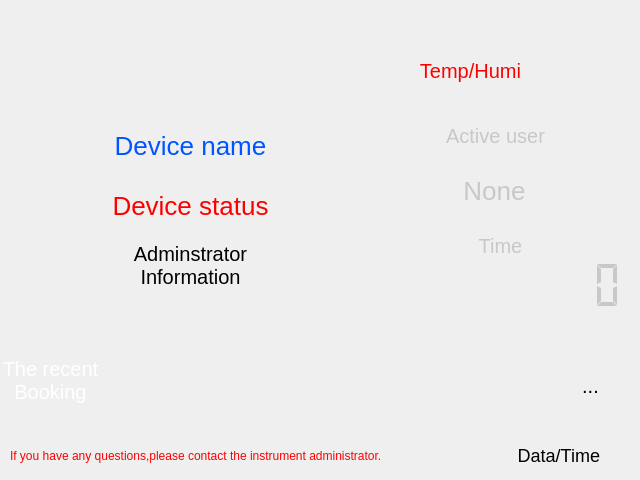
<?xml version="1.0" encoding="UTF-8"?>
<ui version="4.0">
 <class>MainWindow</class>
 <widget class="QWidget" name="MainWindow">
  <property name="geometry">
   <rect>
    <x>0</x>
    <y>0</y>
    <width>640</width>
    <height>480</height>
   </rect>
  </property>
  <property name="windowTitle">
   <string>仪器控制器</string>
  </property>
  <property name="windowIcon">
   <iconset resource="../controller.qrc">
    <normaloff>:/images/controller.ico</normaloff>:/images/controller.ico</iconset>
  </property>
  <property name="styleSheet">
   <string notr="true">font-size: 20px;</string>
  </property>
  <widget class="QLabel" name="currentUserLabel">
   <property name="geometry">
    <rect>
     <x>430</x>
     <y>120</y>
     <width>131</width>
     <height>31</height>
    </rect>
   </property>
   <property name="styleSheet">
    <string notr="true">color: rgb(200, 200, 200);</string>
   </property>
   <property name="text">
    <string>Active user</string>
   </property>
   <property name="alignment">
    <set>Qt::AlignCenter</set>
   </property>
  </widget>
  <widget class="QLabel" name="instrumentNameLabel">
   <property name="geometry">
    <rect>
     <x>40</x>
     <y>110</y>
     <width>301</width>
     <height>71</height>
    </rect>
   </property>
   <property name="autoFillBackground">
    <bool>false</bool>
   </property>
   <property name="styleSheet">
    <string notr="true">color: rgb(0, 85, 255);
font-size: 26px;</string>
   </property>
   <property name="text">
    <string>Device name</string>
   </property>
   <property name="alignment">
    <set>Qt::AlignCenter</set>
   </property>
   <property name="wordWrap">
    <bool>true</bool>
   </property>
  </widget>
  <widget class="QLCDNumber" name="timerLCD">
   <property name="geometry">
    <rect>
     <x>360</x>
     <y>260</y>
     <width>271</width>
     <height>51</height>
    </rect>
   </property>
   <property name="styleSheet">
    <string notr="true">color: rgb(200, 200, 200);</string>
   </property>
   <property name="frameShape">
    <enum>QFrame::NoFrame</enum>
   </property>
   <property name="frameShadow">
    <enum>QFrame::Plain</enum>
   </property>
   <property name="digitCount">
    <number>10</number>
   </property>
   <property name="segmentStyle">
    <enum>QLCDNumber::Flat</enum>
   </property>
  </widget>
  <widget class="QLabel" name="datetimeLabel">
   <property name="geometry">
    <rect>
     <x>339</x>
     <y>440</y>
     <width>261</width>
     <height>31</height>
    </rect>
   </property>
   <property name="styleSheet">
    <string notr="true">font-size: 18px;</string>
   </property>
   <property name="text">
    <string>Data/Time</string>
   </property>
   <property name="alignment">
    <set>Qt::AlignRight|Qt::AlignTrailing|Qt::AlignVCenter</set>
   </property>
  </widget>
  <widget class="QLabel" name="timerLabel">
   <property name="geometry">
    <rect>
     <x>460</x>
     <y>230</y>
     <width>81</width>
     <height>31</height>
    </rect>
   </property>
   <property name="styleSheet">
    <string notr="true">color: rgb(200, 200, 200);</string>
   </property>
   <property name="text">
    <string>Time</string>
   </property>
   <property name="alignment">
    <set>Qt::AlignCenter</set>
   </property>
  </widget>
  <widget class="QLabel" name="currentStateLabel">
   <property name="geometry">
    <rect>
     <x>40</x>
     <y>190</y>
     <width>301</width>
     <height>31</height>
    </rect>
   </property>
   <property name="styleSheet">
    <string notr="true">color: rgb(255, 0, 0);
font-size: 26px;</string>
   </property>
   <property name="text">
    <string>Device status</string>
   </property>
   <property name="alignment">
    <set>Qt::AlignCenter</set>
   </property>
  </widget>
  <widget class="QLabel" name="adminInfoLabel">
   <property name="geometry">
    <rect>
     <x>40</x>
     <y>240</y>
     <width>301</width>
     <height>51</height>
    </rect>
   </property>
   <property name="text">
    <string>Adminstrator
Information</string>
   </property>
   <property name="alignment">
    <set>Qt::AlignCenter</set>
   </property>
  </widget>
  <widget class="QLabel" name="currentBookingCountDownLabel">
   <property name="geometry">
    <rect>
     <x>150</x>
     <y>350</y>
     <width>341</width>
     <height>21</height>
    </rect>
   </property>
   <property name="styleSheet">
    <string notr="true">color: rgb(255, 0, 0);</string>
   </property>
   <property name="text">
    <string/>
   </property>
  </widget>
  <widget class="QLabel" name="currentBookingTimeLabel">
   <property name="geometry">
    <rect>
     <x>150</x>
     <y>376</y>
     <width>341</width>
     <height>20</height>
    </rect>
   </property>
   <property name="text">
    <string/>
   </property>
  </widget>
  <widget class="QLabel" name="currentBookingUserLabel">
   <property name="geometry">
    <rect>
     <x>150</x>
     <y>400</y>
     <width>341</width>
     <height>21</height>
    </rect>
   </property>
   <property name="text">
    <string/>
   </property>
  </widget>
  <widget class="QLabel" name="networkStateLabel">
   <property name="geometry">
    <rect>
     <x>600</x>
     <y>440</y>
     <width>31</width>
     <height>31</height>
    </rect>
   </property>
   <property name="text">
    <string/>
   </property>
   <property name="pixmap">
    <pixmap resource="../controller.qrc">:/images/network-offline.png</pixmap>
   </property>
   <property name="scaledContents">
    <bool>false</bool>
   </property>
   <property name="alignment">
    <set>Qt::AlignCenter</set>
   </property>
  </widget>
  <widget class="QLabel" name="currentUserInfoLabel">
   <property name="geometry">
    <rect>
     <x>359</x>
     <y>160</y>
     <width>271</width>
     <height>61</height>
    </rect>
   </property>
   <property name="styleSheet">
    <string notr="true">color: rgb(200, 200, 200);
font-size: 26px;</string>
   </property>
   <property name="text">
    <string>None</string>
   </property>
   <property name="alignment">
    <set>Qt::AlignCenter</set>
   </property>
  </widget>
  <widget class="QLabel" name="bookingLabel">
   <property name="geometry">
    <rect>
     <x>0</x>
     <y>340</y>
     <width>101</width>
     <height>81</height>
    </rect>
   </property>
   <property name="styleSheet">
    <string notr="true">color: rgb(255, 255, 255);
</string>
   </property>
   <property name="text">
    <string>The recent Booking</string>
   </property>
   <property name="alignment">
    <set>Qt::AlignCenter</set>
   </property>
   <property name="wordWrap">
    <bool>true</bool>
   </property>
  </widget>
  <widget class="QToolButton" name="moreBookingsButton">
   <property name="geometry">
    <rect>
     <x>550</x>
     <y>350</y>
     <width>81</width>
     <height>71</height>
    </rect>
   </property>
   <property name="focusPolicy">
    <enum>Qt::NoFocus</enum>
   </property>
   <property name="text">
    <string>...</string>
   </property>
   <property name="icon">
    <iconset resource="../controller.qrc">
     <normaloff>:/images/btn_schedule.png</normaloff>:/images/btn_schedule.png</iconset>
   </property>
   <property name="iconSize">
    <size>
     <width>64</width>
     <height>64</height>
    </size>
   </property>
   <property name="autoRaise">
    <bool>true</bool>
   </property>
  </widget>
  <widget class="QLabel" name="bgImage">
   <property name="geometry">
    <rect>
     <x>0</x>
     <y>0</y>
     <width>640</width>
     <height>480</height>
    </rect>
   </property>
   <property name="sizePolicy">
    <sizepolicy hsizetype="Fixed" vsizetype="Fixed">
     <horstretch>0</horstretch>
     <verstretch>0</verstretch>
    </sizepolicy>
   </property>
   <property name="styleSheet">
    <string notr="true">background-image: url(:/images/bg.png);</string>
   </property>
   <property name="text">
    <string/>
   </property>
  </widget>
  <widget class="QLabel" name="statusbarLabel">
   <property name="geometry">
    <rect>
     <x>10</x>
     <y>440</y>
     <width>411</width>
     <height>31</height>
    </rect>
   </property>
   <property name="styleSheet">
    <string notr="true">color: rgb(255, 0, 0);
font-size: 12px;</string>
   </property>
   <property name="text">
    <string>If you have any questions,please contact the instrument administrator.</string>
   </property>
  </widget>
  <widget class="QLabel" name="warningLabel">
   <property name="geometry">
    <rect>
     <x>400</x>
     <y>40</y>
     <width>121</width>
     <height>61</height>
    </rect>
   </property>
   <property name="layoutDirection">
    <enum>Qt::LeftToRight</enum>
   </property>
   <property name="styleSheet">
    <string notr="true">color: rgb(255, 0, 0);</string>
   </property>
   <property name="text">
    <string>Temp/Humi</string>
   </property>
   <property name="alignment">
    <set>Qt::AlignRight|Qt::AlignTrailing|Qt::AlignVCenter</set>
   </property>
   <property name="wordWrap">
    <bool>true</bool>
   </property>
  </widget>
  <widget class="QLabel" name="label">
   <property name="geometry">
    <rect>
     <x>0</x>
     <y>0</y>
     <width>640</width>
     <height>90</height>
    </rect>
   </property>
   <property name="styleSheet">
    <string notr="true">font: 75 20pt &quot;YaHei Consolas Hybrid&quot;;</string>
   </property>
   <property name="text">
    <string/>
   </property>
  </widget>
  <zorder>bgImage</zorder>
  <zorder>currentUserLabel</zorder>
  <zorder>instrumentNameLabel</zorder>
  <zorder>timerLCD</zorder>
  <zorder>datetimeLabel</zorder>
  <zorder>timerLabel</zorder>
  <zorder>currentStateLabel</zorder>
  <zorder>adminInfoLabel</zorder>
  <zorder>currentBookingCountDownLabel</zorder>
  <zorder>currentBookingTimeLabel</zorder>
  <zorder>currentBookingUserLabel</zorder>
  <zorder>networkStateLabel</zorder>
  <zorder>currentUserInfoLabel</zorder>
  <zorder>bookingLabel</zorder>
  <zorder>moreBookingsButton</zorder>
  <zorder>statusbarLabel</zorder>
  <zorder>warningLabel</zorder>
  <zorder>label</zorder>
 </widget>
 <resources>
  <include location="../controller.qrc"/>
 </resources>
 <connections/>
</ui>
